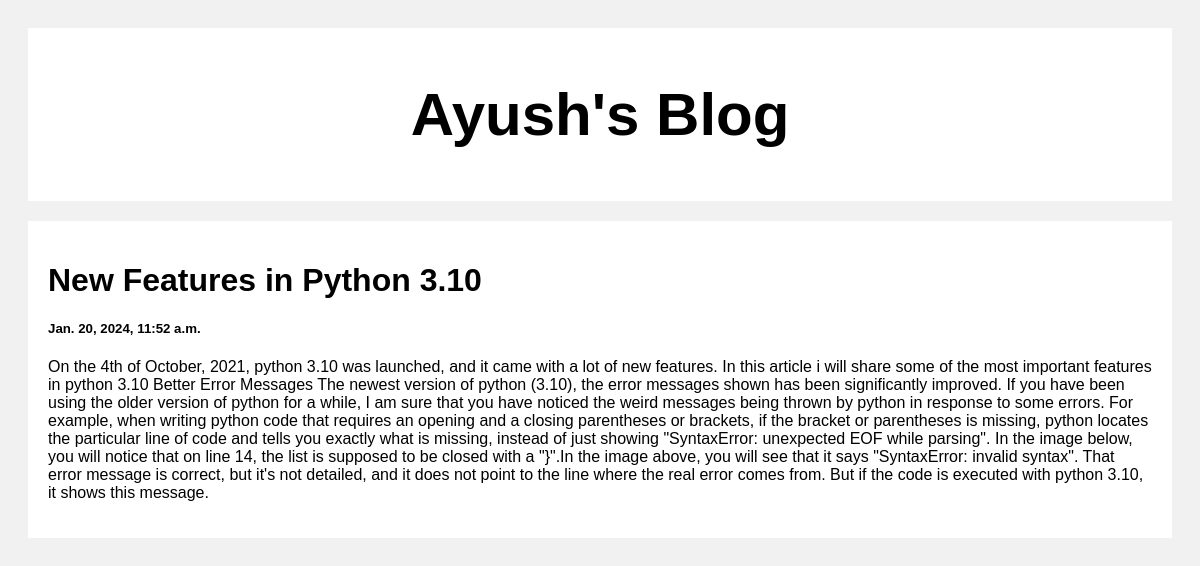
Screenshot of /post/3 with the database file from the repository.
### posts/models.py (models this page shows)
class Post(models.Model):
    title = models.CharField(max_length=100)
    body = models.CharField(max_length=1000000)
    created_at = models.DateTimeField(default=datetime.now, blank=True)

### posts/views.py (the view)
# urls.py: path('post/<str:pk>', views.post, name='post')
def post(request, pk):
    posts = Post.objects.get(id=pk)  # here posts variable is not an iterable its just a single value containing the id of the particular object.
    return render(request, 'posts.html', {'posts': posts})

### templates/posts.html (shortened to what this page needs)
<!DOCTYPE html>
<html>
<head>
</head>
<body>
<div class="header">
  <h2>Ayush's Blog</h2>
</div>
<div class="row">
  <div class="leftcolumn">
    <div class="card">
        <h1>{{posts.title}}</h1>
        <h5>{{posts.created_at}}</h5>
        <p>{{posts.body}}</p>
    </div>
  </div>
</div>
</body>
</html>

### templates/posts.html (style rules this page uses)
* { box-sizing: border-box; }
body { font-family: Arial; padding: 20px; background: #f1f1f1; }
.header { padding: 2px; font-size: 40px; text-align: center; background: white; }
.leftcolumn { float: left; width: 100%; }
.card { background-color: white; padding: 20px; margin-top: 20px; }
.row:after { content: ""; display: table; clear: both; }

### rows the page displays
Post: title "New Features in Python 3.10", created_at "Jan. 20, 2024, 11:52 a.m.", body "On the 4th of October, 2021, python 3.10 was launched, and it came with a lot of new features. In this article i will share some of the most important features in python 3.10 Better Error Messages The newest version of python (3.10), the error messages shown has been significantly improved. If you have been using the older version of python for a while, I am sure that you have noticed the weird messages being thrown by python in response to some errors. For example, when writing python code that requires an opening and a closing parentheses or brackets, if the bracket or parentheses is missing, python locates the particular line of code and tells you exactly what is missing, instead of just…"
